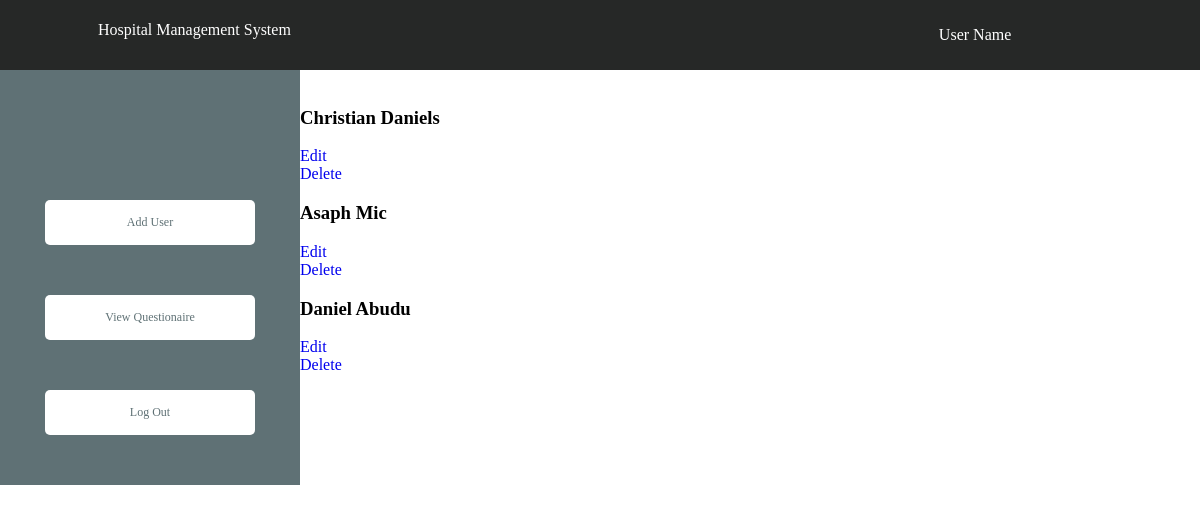
Before: /search-patient.php with the older database file.
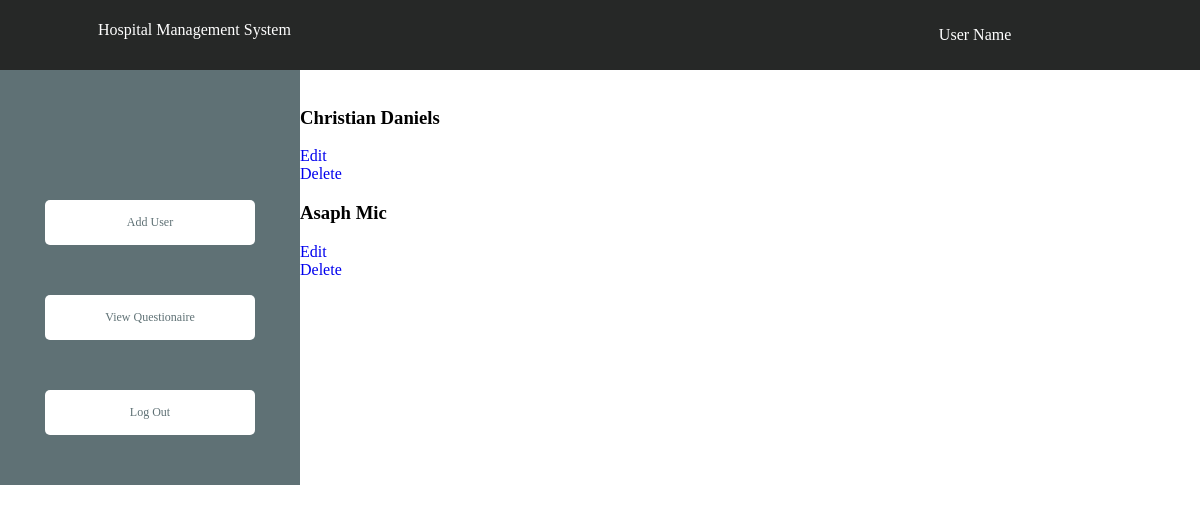
After: the same page with the newer database file.
### tables this page shows
CREATE TABLE `patient_bio` (
  `id` int(11) NOT NULL,
  `firstname` varchar(30) NOT NULL,
  `lastname` varchar(30) NOT NULL,
  `phonenum` varchar(15) NOT NULL,
  `address` varchar(1000) DEFAULT NULL
);

### search-patient.php (the view, shortened to what this page needs)
<!DOCTYPE html>
<html lang="en" dir="ltr">
  <head>
    <link rel="stylesheet" href="css/forms.css">
    <link rel="stylesheet" href="css/main.css">
  </head>
  <body>
  <?php include "inc/header.php"; ?>
  <?php include "inc/adminleft.php"; ?>
  <div class = "rightside">
      <div>
          <?php include "inc/database.php";
          echo "<br>";
          $query = $_POST["search-patient"];
          $sql = $conn -> query("SELECT * FROM patient_bio WHERE firstname like '%" . $query . "%'  OR lastname like '%" . $query . "%'");
          $sql = $sql -> fetchAll(PDO::FETCH_ASSOC);
          foreach($sql as $result){
              echo "<h3> " . $result["firstname"] . " " . $result["lastname"] . " </h3>";
              echo "<a href = 'editpatient.php?id=". $result["id"] . "'>Edit</a>";
              echo "<a href = 'deletepatient.php?id=". $result["id"] . "'>Delete</a>";
          }
          ?>
      </div>
  </div>
</body>
</html>

### inc/header.php (shortened to what this page needs)
<!DOCTYPE html>
<html lang="en">
<head>
    <link rel="stylesheet" href="css/main.css">
  </head>
<body>
<header>
<nav>
    <ul>
        <li id="logo">Hospital Management System</li>
        <li id = "username">User Name</li>
    </ul>
</nav>
</header>
</body>
</html>

### inc/adminleft.php
<div class = "leftside">
  <a href = "adduser.php" class = "buttons">Add User</a>
  <a href = "displayquestionnaire.php" class = "buttons">View Questionaire</a>
  <a href = "logout.php" class = "buttons">Log Out</a>
</div>

### css/forms.css (style rules this page uses)
html,body { margin:0; font-family: "Montserrat"; }
.leftside { width: 25%; background-color: #5F7175; float: left; margin : 0; padding-top: 80px; text-align: center; margin-top: 70px; flex-grow: inherit; }
.rightside { width:75%; float: right; margin : 0; margin-top: 70px; }
input[type="button"], .buttons { padding: 15px; color: #5F7175; background-color: #fff; font-size: 12px; text-align: center; font-style: normal; font-family: "Montserrat"; border-radius: 5px; width: 60%; border-width: 1px 1px 3px; box-shadow: 0 -1px 0 rgba(255,255,255,0.1) inset; margin:50px auto; }
a { display: block; text-decoration: white; text-decoration-line: none; }
header { position: fixed; width: 100%; background-color: #262827; top: 0; color: #fff; font-family: 'Montserrat'; }
nav ul { display: flex; list-style-type: none; }
nav ul li { padding: 10px; }
#logo { padding: 15px 5%; }

### css/main.css (style rules this page uses)
header { position: fixed; width: 100%; background-color: #262827; top: 0; color: #fff; font-family: 'Montserrat'; }
nav ul { display: flex; list-style-type: none; }
#username { float: right; }
#logo { padding: 5px 5%; margin-right: 50%; }

Changed rows visible on the page:
removed patient_bio: firstname "Daniel", lastname "Abudu"
